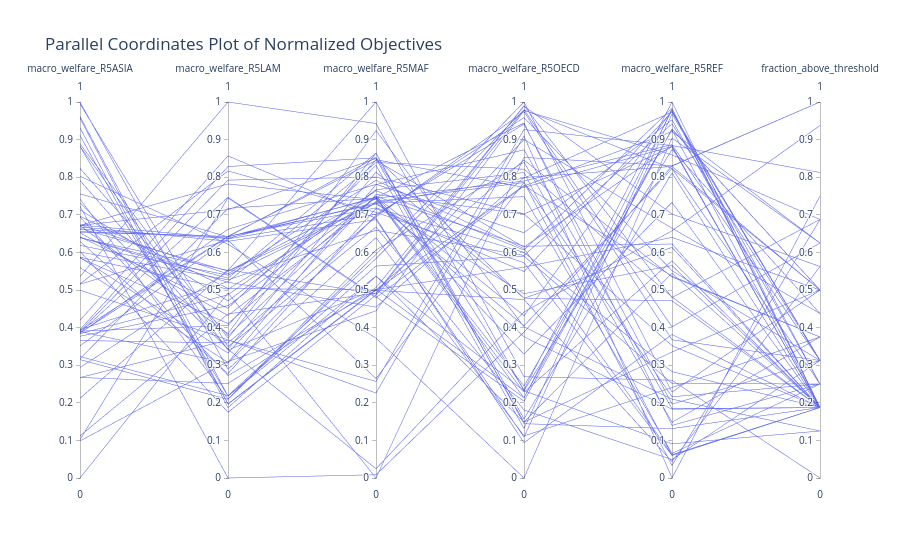

Here is the notebook cell this chart was saved with:
### Code cell
# Read the reference set csv
import pandas as pd

path = "data/temporary/MOMA_DATA/200k" # Change this to your path

reference_set = pd.read_csv(f"{path}/MOMA_reference_set.csv")
# reference_set = pd.read_csv("100000.csv")

# Print reading from path and filename
# print(f"Reading reference set from {path}/MOMA_reference_set.csv")
# Print number of rows
print(f"Reference set size: {reference_set.shape[0]}")



df = reference_set

# Keep the last 6 columns
df_last6 = df.iloc[:, -6:]

# Print min and max of each of the last 6 columns
for column in df_last6.columns:
    print(f"{column}: min = {df_last6[column].min()}, max = {df_last6[column].max()}")
    # print difference between max and min
    print(f"{column}: range = {df_last6[column].max() - df_last6[column].min()}")


# Normalize the last 6 columns between 0 and 1
df_normalized = df_last6.copy()
for column in df_normalized.columns:
    min_val = df_normalized[column].min()
    max_val = df_normalized[column].max()
    df_normalized[column] = (df_normalized[column] - min_val) / (max_val - min_val)

# Use plotly to create a parallel axes plot
import plotly.express as px
fig = px.parallel_coordinates(
    df_normalized,
    dimensions=df_normalized.columns,
    title="Parallel Coordinates Plot of Normalized Objectives",
)
fig.show()
